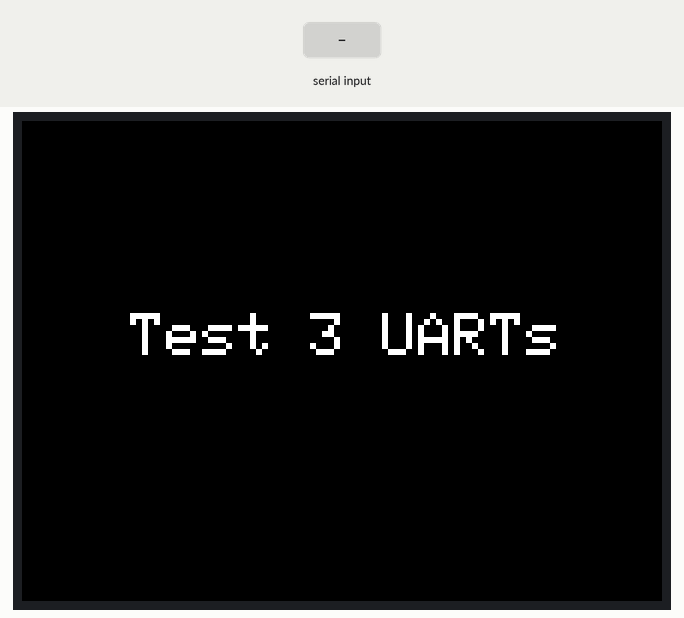
Bench run of a sketch on a simulated ESP32. Shown: 320×240 colour display. Inputs (shaded band) come from the test bench. What the sketch prints to the serial monitor is not drawn.

Above: at 1.3 s.

The sketch:

Ejerc_2.ino
```cpp
/*
 * Realizar un programa que nos permita enviar por la
 * UART1 la cadena de caracteres recibida por la UART0 y
 * enviar por la UART0 la cadena de caracteres recibida
 * por la UART2.
 *
 * Se conectará la salida TX de la UART1 a la entrada RX
 * de la UART2, de esa forma al enviar una cadena de
 * caracteres a través del monitor serie, esta cadena se
 * escribirá en el monitor serie después de ser
 * retransmitida por la UART1 y recibida por la UART2.
 *
 * Configurar la transmisión a 115200 baudios de 1 byte con
 * 1 bit de START y uno de STOP.
 *
 * • Pines UART1: TX 21 RX -1, Pines UART2: TX -1 RX 22
 * • Utilizar las funciones: available(), read() y print()
 */
#include <M5Stack.h>

#define TX1_pin  21
#define RX1_pin  -1

#define TX2_pin  -1
#define RX2_pin  22

// HardwareSerial Serial1(1);
// HardwareSerial Serial2(2);

void setup() {
  // put your setup code here, to run once:
  M5.begin();
  M5.Lcd.setTextSize(3);
  M5.Lcd.printf("\n\n\n\n");
  M5.Lcd.printf("   Test 3 UARTs\r\n");
  Serial.println("  ");

// Inicialización de las 3 UARTS
  Serial.begin(115200);
  Serial1.begin(115200, SERIAL_8N1, TX1_pin, RX1_pin);
  Serial2.begin(115200, SERIAL_8N1, TX1_pin, RX1_pin);

}

char dato1, dato2;
uint8_t num_bytes;

void loop() {
  num_bytes = Serial.available();

  if(num_bytes > 0){
   // Lee datos recibidos por UART0 y los envia a UART1
   dato1 = Serial.read();
   Serial1.print(dato1);

   // Lee datos recibidos por UART2 y los envia a UART0
   dato2 = Serial2.read();
   Serial.print(dato2);
  }
}
```
